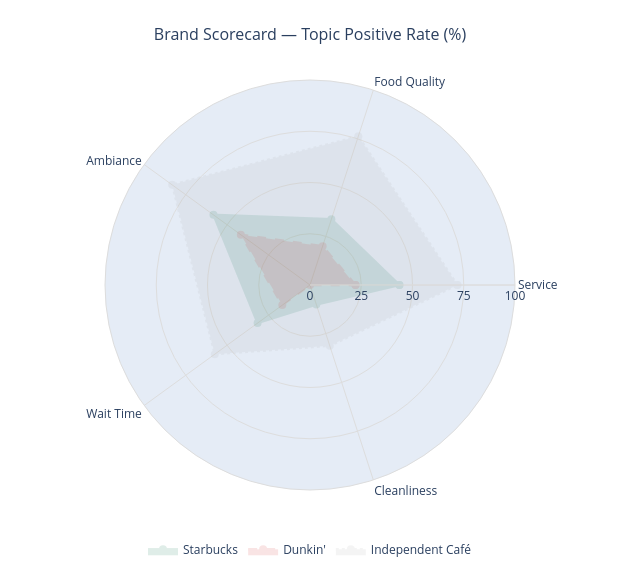

The code cell stored with this chart in its notebook:
### Markdown cell above
## 2. Brand scorecard — topic positive rate

### Code cell
topic_dims = ["Service", "Food Quality", "Ambiance", "Wait Time", "Cleanliness"]

scores = {}
for b in scored_brands:
    g = df[df["brand_category"] == b]
    rates = {}
    for t in topic_dims:
        mask  = g["topic_tag"] == t
        total = mask.sum()
        pos   = (mask & (g["star_tier"] == "Positive")).sum()
        rates[t] = round(pos / total * 100, 1) if total > 0 else 0
    scores[b] = rates

theta = topic_dims + [topic_dims[0]]
brand_styles = {
    "Starbucks":        {"color": "#00704A", "dash": "solid"},
    "Dunkin'":          {"color": "#d62728", "dash": "dash"},
    "Independent Café": {"color": "#aaaaaa", "dash": "dot"},
}

fig = go.Figure()
for brand, style in brand_styles.items():
    vals = [scores[brand][d] for d in topic_dims] + [scores[brand][topic_dims[0]]]
    fig.add_trace(go.Scatterpolar(
        r=vals, theta=theta, name=brand,
        mode="lines+markers",
        line=dict(color=style["color"], dash=style["dash"], width=2.5),
        marker=dict(color=style["color"], size=8),
        fill="toself", fillcolor=style["color"], opacity=0.12,
    ))

fig.update_layout(
    polar=dict(
        radialaxis=dict(
            visible=True, range=[0, 100],
            tickvals=[0, 25, 50, 75, 100], ticksuffix="%",
            gridcolor="#dddddd", linecolor="#dddddd",
        ),
        angularaxis=dict(gridcolor="#dddddd", linecolor="#dddddd"),
    ),
    title=dict(text="Brand Scorecard — Topic Positive Rate (%)", font=dict(size=16), x=0.5),
    legend=dict(orientation="h", yanchor="bottom", y=-0.18, xanchor="center", x=0.5),
    paper_bgcolor="white",
    width=620, height=580,
    margin=dict(t=80, b=90, l=60, r=60),
)
fig.write_html(str(FIGURES_DIR / "11_scorecard_summary.html"))
fig.show()

### Figure 1 — Plotly figure (JSON) as saved in the notebook; plotly's stock layout.template omitted (floating-point values rounded to 4 significant figures)
{"data": [{"fill": "toself", "fillcolor": "#00704A", "line": {"color": "#00704A", "dash": "solid", "width": 2.5}, "marker": {"color": "#00704A", "size": 8}, "mode": "lines+markers", "name": "Starbucks", "opacity": 0.12, "r": [43.6, 33.7, 58.2, 31.6, 10.0, 43.6], "theta": ["Service", "Food Quality", "Ambiance", "Wait Time", "Cleanliness", "Service"], "type": "scatterpolar"}, {"fill": "toself", "fillcolor": "#d62728", "line": {"color": "#d62728", "dash": "dash", "width": 2.5}, "marker": {"color": "#d62728", "size": 8}, "mode": "lines+markers", "name": "Dunkin'", "opacity": 0.12, "r": [22.2, 19.9, 41.7, 16.7, 0.0, 22.2], "theta": ["Service", "Food Quality", "Ambiance", "Wait Time", "Cleanliness", "Service"], "type": "scatterpolar"}, {"fill": "toself", "fillcolor": "#aaaaaa", "line": {"color": "#aaaaaa", "dash": "dot", "width": 2.5}, "marker": {"color": "#aaaaaa", "size": 8}, "mode": "lines+markers", "name": "Independent Café", "opacity": 0.12, "r": [71.9, 76.3, 83.1, 57.4, 31.2, 71.9], "theta": ["Service", "Food Quality", "Ambiance", "Wait Time", "Cleanliness", "Service"], "type": "scatterpolar"}], "layout": {"height": 580, "legend": {"orientation": "h", "x": 0.5, "xanchor": "center", "y": -0.18, "yanchor": "bottom"}, "margin": {"b": 90, "l": 60, "r": 60, "t": 80}, "paper_bgcolor": "white", "polar": {"angularaxis": {"gridcolor": "#dddddd", "linecolor": "#dddddd"}, "radialaxis": {"gridcolor": "#dddddd", "linecolor": "#dddddd", "range": [0, 100], "ticksuffix": "%", "tickvals": [0, 25, 50, 75, 100], "visible": true}}, "title": {"font": {"size": 16}, "text": "Brand Scorecard — Topic Positive Rate (%)", "x": 0.5}, "width": 620}}
